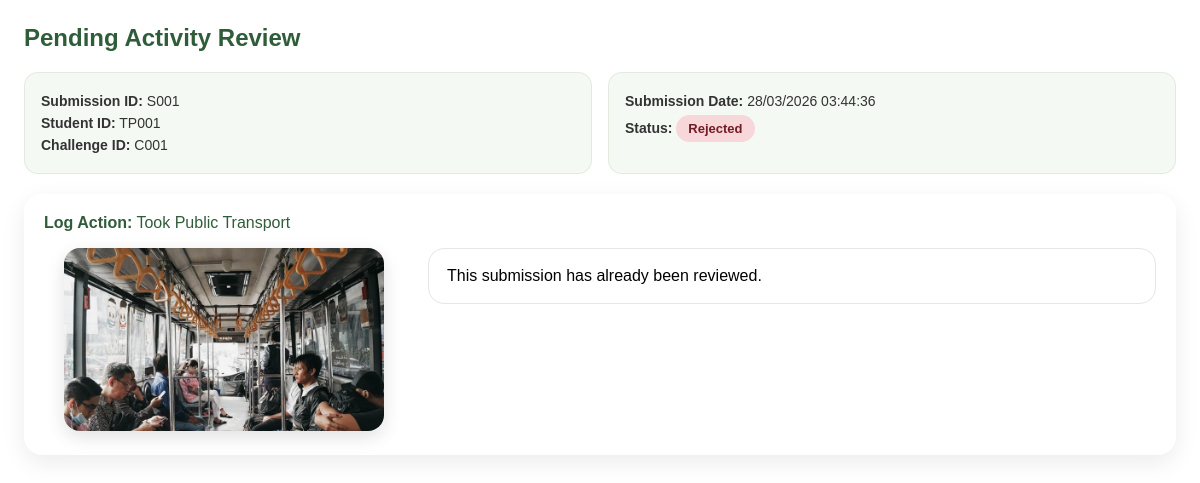
The page /src/activityPending.php?submissionID=S001 on the database its author committed.
### tables this page shows
CREATE TABLE `challenge_submission` (
  `SubmissionID` varchar(11) NOT NULL,
  `Submission_Date` datetime NOT NULL,
  `Proof` varchar(255) NOT NULL,
  `ProofHash` varchar(255) NOT NULL,
  `Status` varchar(50) NOT NULL,
  `FlagType` varchar(50) NOT NULL DEFAULT 'normal',
  `StudentID` varchar(11) NOT NULL,
  `ChallengeID` varchar(11) NOT NULL
);

CREATE TABLE `challenge` (
  `ChallengeID` varchar(11) NOT NULL,
  `Title` varchar(50) NOT NULL,
  `Description` text NOT NULL,
  `Points` int(11) NOT NULL
);

### src/activityPending.php (the view, shortened to what this page needs)
<?php
include('conn.php');
$submissionID = $_GET['submissionID'];
$stmt = $dbConn->prepare("SELECT * FROM challenge_submission WHERE SubmissionID=?");
$stmt->bind_param("s", $submissionID);
$stmt->execute();
$result = $stmt->get_result();
$submission = $result->fetch_assoc();
$challengeTitle = "Unknown";
$stmt2 = $dbConn->prepare("SELECT Title FROM challenge WHERE ChallengeID=?");
$stmt2->bind_param("s", $submission['ChallengeID']);
$stmt2->execute();
$res2 = $stmt2->get_result();
if ($res2 && $res2->num_rows > 0) {
    $challengeTitle = $res2->fetch_assoc()['Title'];
}
$statusClass = strtolower($submission['Status']);
?>
<!DOCTYPE html>
<html lang="en">
<head>
    <link rel="stylesheet" href="styles.css">
    <link rel="stylesheet" href="responsive.css">
</head>
<body>
    <div class="modal-page">
        <div class="modal-topbar">
            <div class="modal-title">Pending Activity Review</div>
        </div>
        <div class="info-grid">
            <div class="info-card">
                <p><strong>Submission ID:</strong> <?= htmlspecialchars($submission['SubmissionID']) ?></p>
                <p><strong>Student ID:</strong> <?= htmlspecialchars($submission['StudentID']) ?></p>
                <p><strong>Challenge ID:</strong> <?= htmlspecialchars($submission['ChallengeID']) ?></p>
            </div>
            <div class="info-card">
                <p><strong>Submission Date:</strong> <?= date("d/m/Y H:i:s", strtotime($submission['Submission_Date'])) ?></p>
                <p>
                    <strong>Status:</strong>
                    <span class="status-badge status-<?= $statusClass ?>">
                        <?= htmlspecialchars($submission['Status']) ?>
                    </span>
                </p>
            </div>
        </div>
        <div class="review-card">
            <p class="log-action"><strong>Log Action:</strong> <?= htmlspecialchars($challengeTitle) ?></p>
            <div class="content">
                <div class="image-box">
                    <img class="activity-image"
                         src="<?= !empty($submission['Proof']) ? htmlspecialchars($submission['Proof']) : 'placeholder.jpg' ?>"
                         alt="Activity Photo">
                </div>
                <?php if ($submission['Status'] === 'Pending'): ?>
                    <div class="feedback-box" id="rejectFeedbackBox" style="display:none;">
                        <form id="rejectForm" method="post">
                            <input type="hidden" name="action" value="reject">
                            <div class="reject-options">
                                <p class="reason-title"><strong>What is the reason for rejection?</strong></p>
                                <p class="feedback-title"><strong>Feedback / Comment <span class="required">*</span></strong></p>
                                <label class="reject-card">
                                    <input type="radio" name="rejectReason" value="Photo not match with the log action.">
                                    <span class="card-text">Photo not match with the log action.</span>
                                </label>
                                <label class="reject-card">
                                    <input type="radio" name="rejectReason" value="Prohibited or inappropriate content.">
                                    <span class="card-text">Prohibited or inappropriate content.</span>
                                </label>
                                <label class="reject-card">
                                    <input type="radio" name="rejectReason" value="The uploaded photo is unclear.">
                                    <span class="card-text">The uploaded photo is unclear.</span>
                                </label>
                                <button type="submit" class="done-btn" id="doneRejectBtn" disabled>Done</button>
                            </div>
                        </form>
                    </div>
                <?php else: ?>
                    <div class="feedback-box">
                        <p>This submission has already been reviewed.</p>
                    </div>
                <?php endif; ?>
            </div>
        </div>
    </div>
</body>
</html>

### src/styles.css (style rules this page uses)
* { margin: 0; padding: 0; box-sizing: border-box; font-family: 'Poppins', sans-serif; }
html, body { margin: 0; padding: 0; }
body { min-height: 100vh; height: auto; display: flex; align-items: flex-start; justify-content: flex-start; background: linear-gradient(135deg, #84B179, #A2CB8B, #C7EABB); background-repeat: no-repeat; background-attachment: fixed; }
.status-badge, .flag-badge { display:inline-block; padding:6px 12px; border-radius:999px; font-size:13px; font-weight:600; }
.status-rejected { background: #f8d7da; color: #721c24; }

### src/activityPending.php (style rules this page uses)
body { margin:0; background: transparent; min-height: auto; display:block; }
.modal-page { padding: 24px; background: #fff; min-height: 100vh; box-sizing: border-box; }
.modal-topbar { display:flex; justify-content: space-between; align-items:center; gap:12px; margin-bottom:20px; }
.modal-title { font-size: 24px; font-weight: 700; color: #2f5d3a; }
.info-grid { display:grid; grid-template-columns: repeat(2, minmax(220px, 1fr)); gap:16px; margin-bottom:20px; }
.info-card { background: rgba(132,177,121,0.08); border: 1px solid rgba(132,177,121,0.18); border-radius: 14px; padding: 14px 16px; }
.info-card p { margin: 6px 0; color:#333; font-size:14px; }
.review-card { background:#fff; border-radius:18px; box-shadow: 0 8px 24px rgba(0,0,0,0.08); padding:20px; }
.log-action { margin-bottom:16px; font-size:16px; color:#2f5d3a; }
.content { display:grid; grid-template-columns: minmax(280px, 360px) 1fr; gap:24px; align-items:start; }
.image-box { text-align:center; }
.activity-image { width:100%; max-width:320px; border-radius:16px; object-fit:cover; box-shadow: 0 6px 18px rgba(0,0,0,0.12); }
.feedback-box { background: rgba(255,255,255,0.95); border:1px solid #e6e6e6; border-radius:16px; padding:18px; }

### rows shown on the page
challenge_submission: SubmissionID "S001", StudentID "TP001", ChallengeID "C001", Submission_Date "28/03/2026 03:44:36", Status "Rejected", Proof (picture)
challenge: Title "Took Public Transport"
